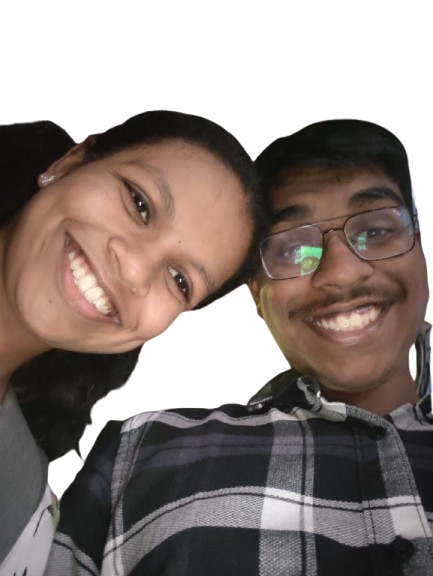
#> input picture image.png, 433 x 576 px
$ python extract.py
#> lines starting #> are read from the running program, lines starting #| are printed output that depends on the picture
# extract.py
from PIL import Image

# 1. Load the image you saved
img = Image.open('image.png').convert('RGBA')
#> img is the input picture: PIL image 433x576 RGBA; mean R, G, B, A 69.8, 58.4, 53.6, 179.2

# 2. Resize to prevent browser crash. Width 100 usually yields ~7,000-10,000 particles.
aspect = img.width / img.height
#> aspect = 0.752
new_width = 100
new_height = int(new_width / aspect)
#> new_height = 133
img = img.resize((new_width, new_height))
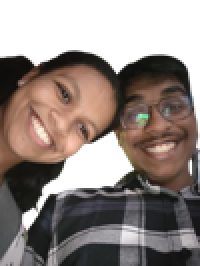
#> img: PIL image 100x133 RGBA (shown 2 times larger); mean R, G, B, A 70.3, 58.8, 53.9, 179.2; transparent parts drawn white

positions = []
colors = []

# 3. Scan pixels
for y in range(new_height):
    for x in range(new_width):
        r, g, b, a = img.getpixel((x, y))
        # Only grab non-transparent pixels
        if a > 128:
            # Map 2D coordinates to 3D space
            px = round((x - new_width / 2) * 0.15, 3)
            py = round(-(y - new_height / 2) * 0.15, 3) # Invert Y for Three.js
            pz = 0

            positions.extend([px, py, pz])
            colors.extend([round(r/255.0, 3), round(g/255.0, 3), round(b/255.0, 3)])
#> after the loop, colors = 28047 items; positions = 28047 items

# 4. Write directly to a JS file
with open('data.js', 'w') as f:
    f.write(f"const imagePositions = {positions};\n")
    f.write(f"const imageColors = {colors};\n")

print(f"SUCCESS: data.js created with {len(positions)//3} particles.")
#| SUCCESS: data.js created with 9349 particles.
